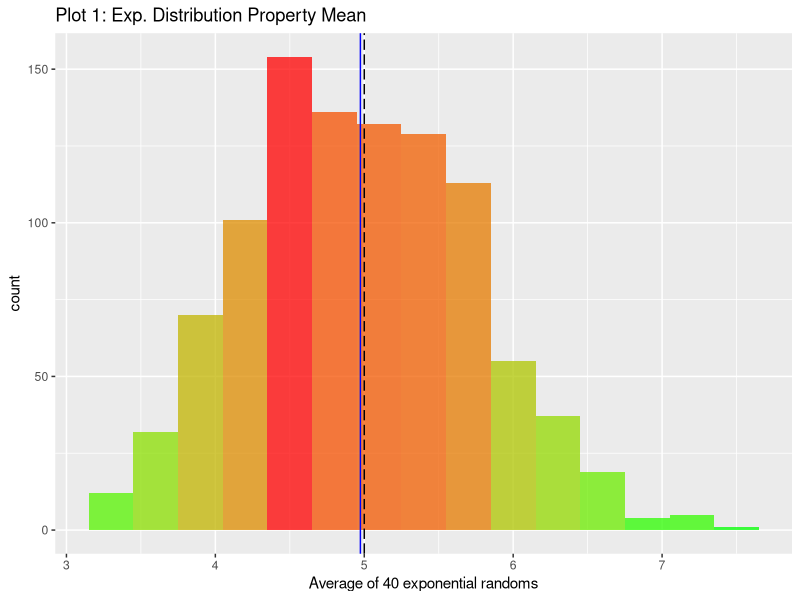
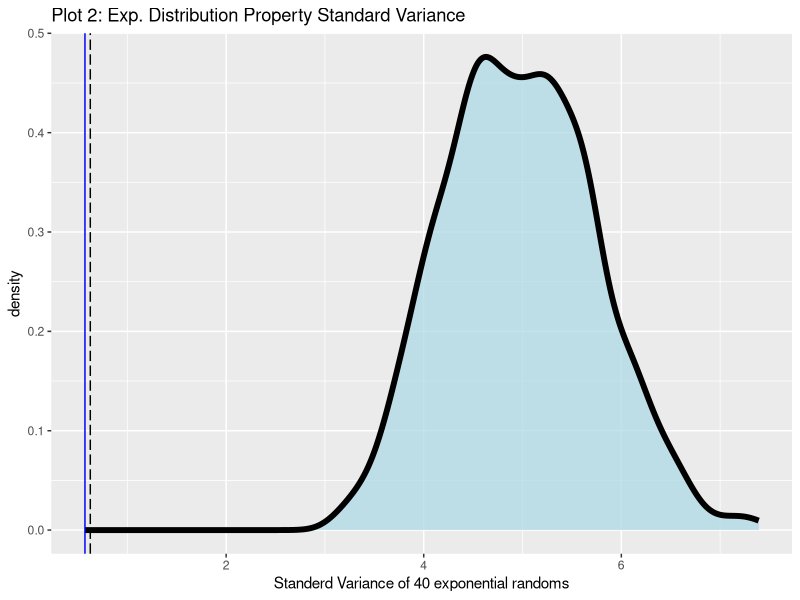
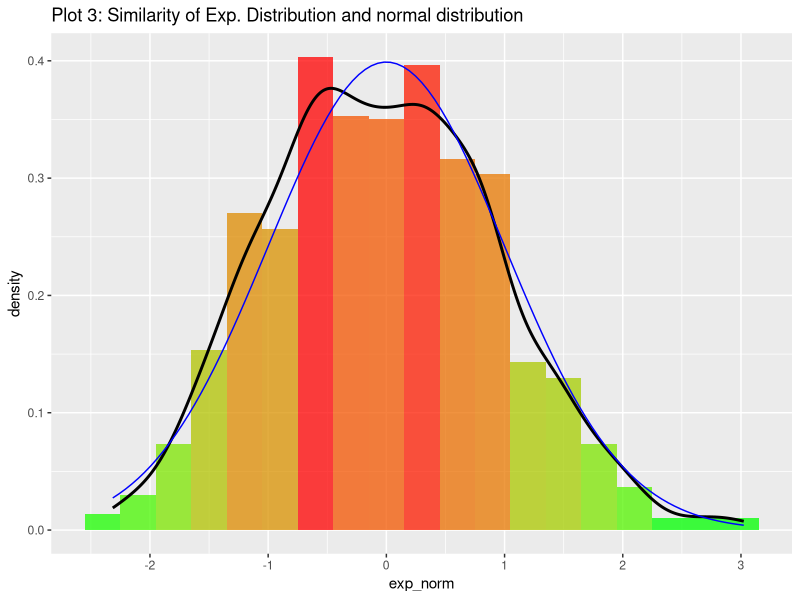

Reproduce these figures in R, in order.
## ---- chunk 1
lambda <- 0.2
m_exp <- s_exp <- 1 / lambda; v_exp <- s_exp ^ 2
set.seed(1234)
nosim <- 1000; setsize <- 40

exp_mean <- NULL
for(i in 1:nosim) exp_mean=c(exp_mean, mean(rexp(setsize, lambda)))
dat <- data.frame(exp_mean)

dat.appr <- data.frame(sqrt(setsize) * (exp_mean - m_exp) / s_exp)
names(dat.appr) <- c("exp_norm")
## ---- chunk 2
m_sample <- round(mean(dat$exp_mean), 3)
m_diff <- m_sample - m_exp
## ---- chunk 3
library(ggplot2)
p <- ggplot(data=dat, aes(x=exp_mean))
p + geom_histogram(alpha=.75, binwidth=.3, aes(fill=..count..)) + 
    scale_fill_gradient("Count", low="green", high="red") +
    theme(legend.position='none') + 
    xlab(paste('Average of', as.character(setsize), 'exponential randoms')) + 
    ggtitle('Plot 1: Exp. Distribution Property Mean') +
    geom_vline(xintercept=m_sample, colour="blue", size=0.5) + 
    geom_vline(xintercept=m_exp, colour="black", size=0.5, linetype="longdash")
## ---- chunk 4
v_sample <- round(var(dat$exp_mean), 3); s_sample <- round(sd(dat$exp_mean), 3)
v_est <- round(v_exp / setsize, 3); s_est <- round(s_exp / sqrt(setsize), 3)
## ---- chunk 5
p <- ggplot(data=dat, aes(x=exp_mean))
p + geom_density(size=2, alpha=.75, colour="black", fill="lightblue") +
    xlab(paste('Standerd Variance of', as.character(setsize), 'exponential randoms')) + 
    ggtitle('Plot 2: Exp. Distribution Property Standard Variance') +
    geom_vline(xintercept=v_sample, colour="blue", size=0.5) + 
    geom_vline(xintercept=v_est, colour="black", size=0.5, linetype="longdash")
## ---- chunk 6
p <- ggplot(data=dat.appr, aes(x=exp_norm))
p+geom_histogram(aes(y=..density.., fill=..density..), alpha=.75, binwidth=.3) +         
    scale_fill_gradient("density", low="green", high="red") +
    theme(legend.position='none') + 
    ggtitle('Plot 3: Similarity of Exp. Distribution and normal distribution') +
    geom_density(size = 1, colour = "black") +
    stat_function(fun=dnorm, colour="blue")
## ---- chunk 7
p <- ggplot(data=dat, aes(x=exp_mean)) +
    geom_histogram(alpha=.75, binwidth=.3, aes(fill=..count..)) + 
    scale_fill_gradient("Count", low="green", high="red") +
    theme(legend.position='none') + 
    xlab(paste('Average of', as.character(setsize), 'exponential randoms')) + 
    ggtitle('Exp. Distribution Property Mean') +
    geom_vline(xintercept=m_sample, colour="blue", size=0.5) + 
    geom_vline(xintercept=m_exp, colour="black", size=0.5, linetype="longdash")
## ---- chunk 8
p <- ggplot(data=dat, aes(x=exp_mean)) +
    geom_density(size=2, alpha=.75, colour="black", fill="lightblue") +
    xlab(paste('Standerd Variance of', as.character(setsize), 'exponential randoms')) + 
    ggtitle('Plot 2: Exp. Distribution Property Standard Variance') +
    geom_vline(xintercept=v_sample, colour="blue", size=0.5) + 
    geom_vline(xintercept=v_est, colour="black", size=0.5, linetype="longdash")
## ---- chunk 9
p <- ggplot(data=dat.appr, aes(x=exp_norm)) +
    geom_histogram(aes(y=..density.., fill=..density..), alpha=.75, binwidth=.3) +         
    scale_fill_gradient("density", low="green", high="red") +
    theme(legend.position='none') + 
    ggtitle('Plot 3: Similarity of Exp. Distribution and normal distribution') +
    geom_density(size = 1, colour = "black") +
    stat_function(fun=dnorm, colour="blue")
